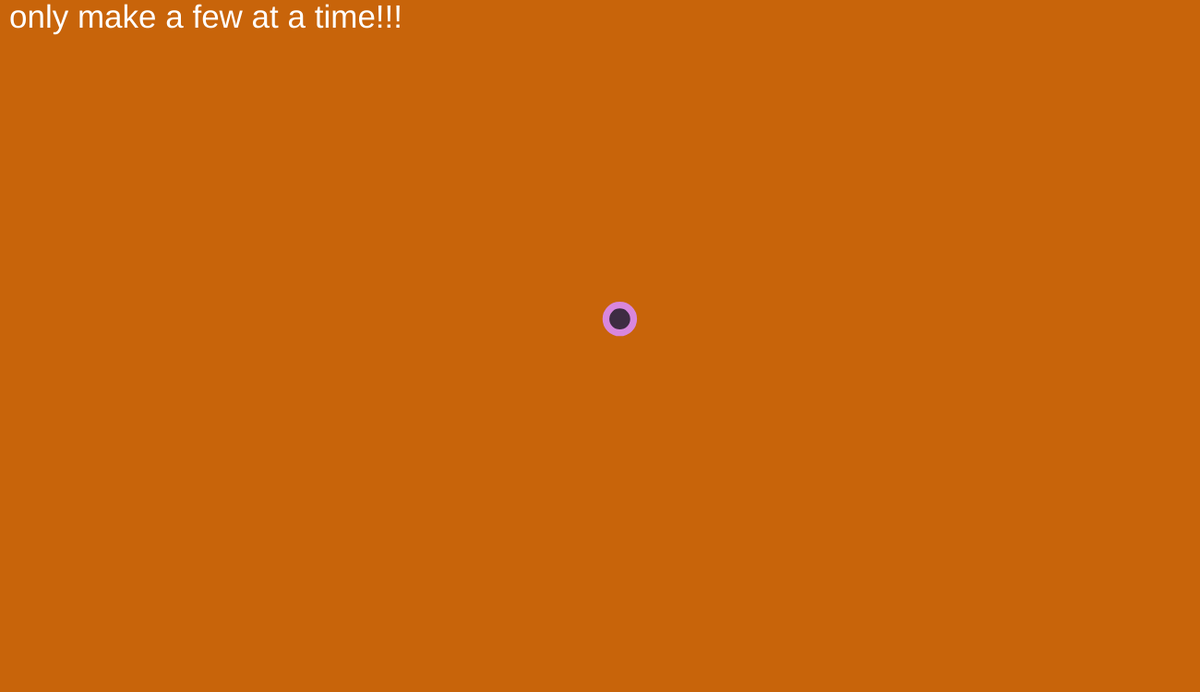
Frame 1 (no input)
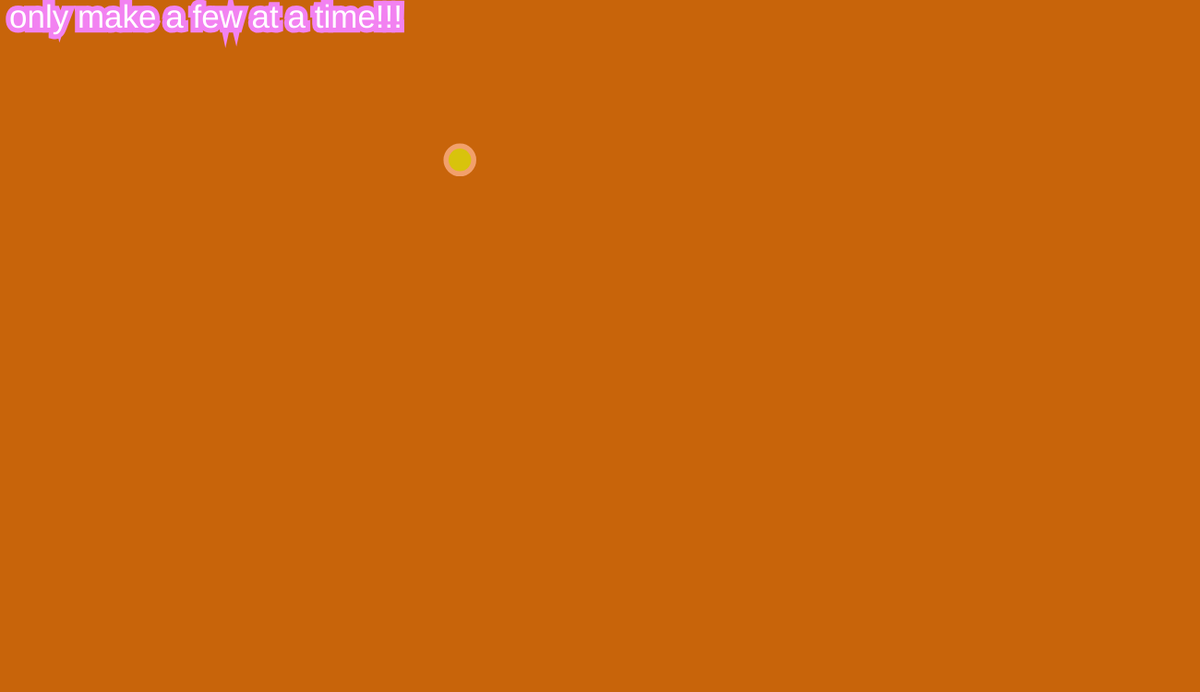
Frame 60 (no input)
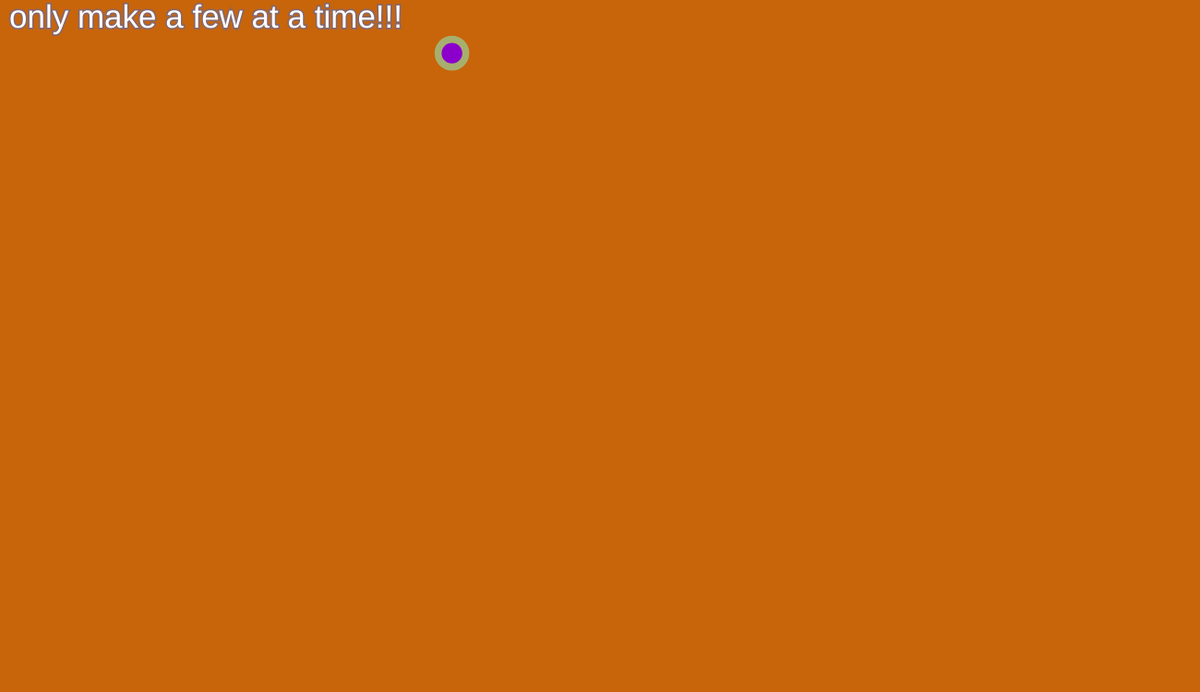
Frame 120 (the mouse pressed at the canvas centre since frame 60)

The p5.js sketch that drew these frames (run headless with seeded random() and noise() and a simulated clock; from frame 60 on, the mouse is pressed at the canvas centre):

// p5.js sketch
// ── sketch.js

let bubbles=[];

//setting up the canvas and the bubbles being created by mouseclicks
function setup() {
  frameRate(30);
  createCanvas(1300,750);
  let b=new Bubbles(width/2,height/2,15)
  bubbles.push(b);

}
//everytime the mouse is dragged new bubbles appear
function mouseDragged() {
  let r=random(10,50);

    let b= new Bubbles(mouseX,mouseY,r);
    bubbles.push(b);


}
//with everything in the draw function, the bubbles will appear when the mouse
//is dragged
function draw() {

  background(200,100,10);
//putting a warning because it hurt my eyes
push();
textSize(35);
fill(255);
text('only make a few at a time!!!', 10, 30);
pop();

  for (let i=0; i<bubbles.length; i++) {

  bubbles[i].move();
  bubbles[i].show();

    }
}
// This class dictates how the bubbles will be made
class Bubbles {
  constructor(x,y,r) {
    this.x =x;
    this.y =y;
    this.r=r

    }
//Altering their directions and speed
  move() {
    this.x =this.x+random(-50,50);
    this.y =this.y+random(-50,50);

    }

  show() {

    stroke(random(100,255),random(100,200),random(100,250));
    strokeWeight(random(2,20));
    noFill();
    fill(random(255),random(255),random(255));
    ellipse(this.x,this.y,this.r*2);
    }

}
